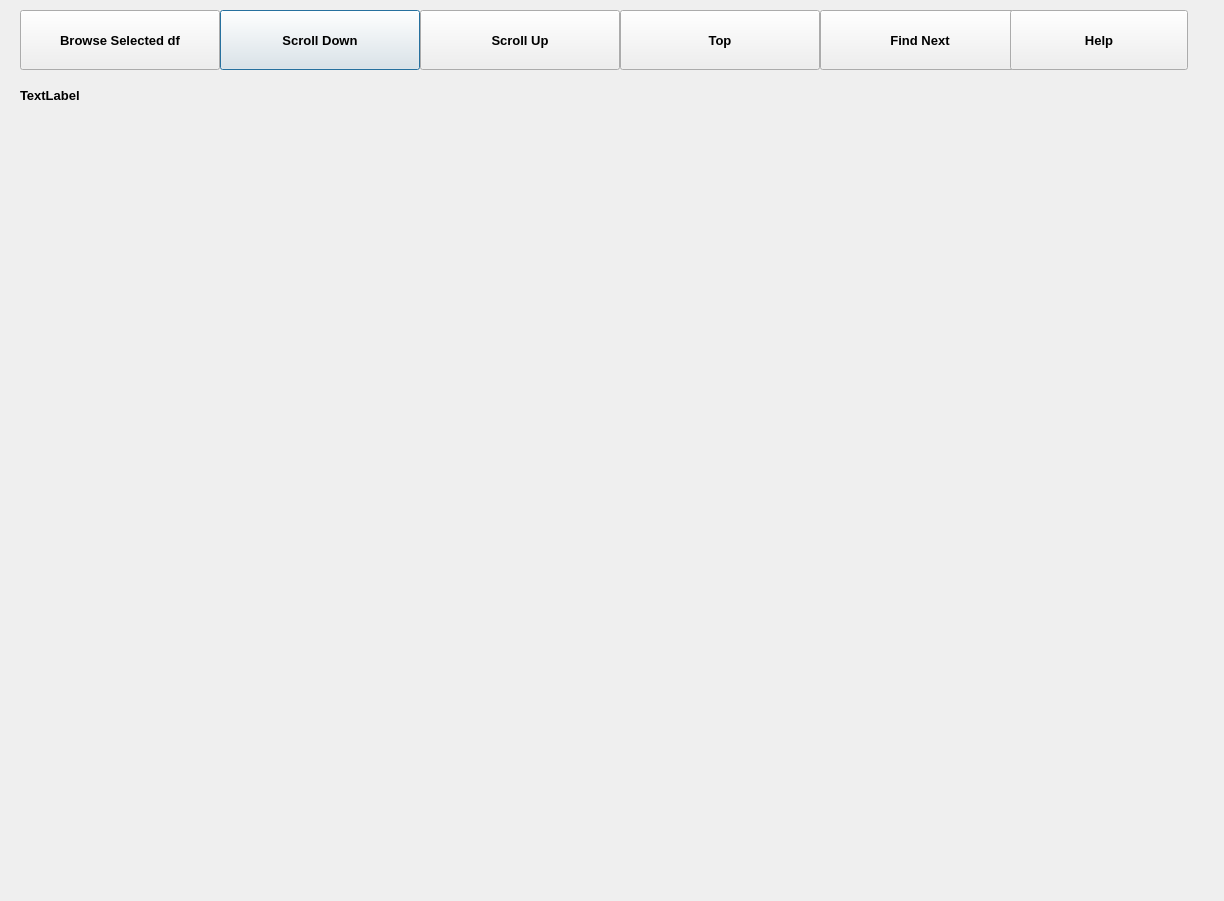
<?xml version="1.0" encoding="UTF-8"?>
<ui version="4.0">
 <class>Dialog</class>
 <widget class="QDialog" name="Dialog">
  <property name="geometry">
   <rect>
    <x>0</x>
    <y>0</y>
    <width>1224</width>
    <height>901</height>
   </rect>
  </property>
  <property name="font">
   <font>
    <family>Arial</family>
    <pointsize>10</pointsize>
    <weight>75</weight>
    <bold>true</bold>
   </font>
  </property>
  <property name="windowTitle">
   <string>Dialog</string>
  </property>
  <widget class="QPushButton" name="dfRowsScrollDownbutton">
   <property name="geometry">
    <rect>
     <x>220</x>
     <y>10</y>
     <width>200</width>
     <height>60</height>
    </rect>
   </property>
   <property name="text">
    <string>Scroll Down</string>
   </property>
  </widget>
  <widget class="QPushButton" name="dfRowsScrollUpbutton">
   <property name="geometry">
    <rect>
     <x>420</x>
     <y>10</y>
     <width>200</width>
     <height>60</height>
    </rect>
   </property>
   <property name="text">
    <string>Scroll Up</string>
   </property>
  </widget>
  <widget class="QPushButton" name="dfRowsTopbutton">
   <property name="geometry">
    <rect>
     <x>620</x>
     <y>10</y>
     <width>200</width>
     <height>60</height>
    </rect>
   </property>
   <property name="text">
    <string>Top</string>
   </property>
  </widget>
  <widget class="QPushButton" name="dfRowsFindNextbutton">
   <property name="geometry">
    <rect>
     <x>820</x>
     <y>10</y>
     <width>200</width>
     <height>60</height>
    </rect>
   </property>
   <property name="text">
    <string>Find Next</string>
   </property>
  </widget>
  <widget class="QPushButton" name="dfRowsHelpbutton">
   <property name="geometry">
    <rect>
     <x>1010</x>
     <y>10</y>
     <width>178</width>
     <height>60</height>
    </rect>
   </property>
   <property name="text">
    <string>Help</string>
   </property>
  </widget>
  <widget class="QLabel" name="dfRowsSplashScreen">
   <property name="geometry">
    <rect>
     <x>20</x>
     <y>70</y>
     <width>120</width>
     <height>50</height>
    </rect>
   </property>
   <property name="text">
    <string>TextLabel</string>
   </property>
  </widget>
  <widget class="QWidget" name="verticalLayoutWidget">
   <property name="geometry">
    <rect>
     <x>20</x>
     <y>150</y>
     <width>1171</width>
     <height>771</height>
    </rect>
   </property>
   <layout class="QVBoxLayout" name="dfRowsLayout">
    <property name="sizeConstraint">
     <enum>QLayout::SetNoConstraint</enum>
    </property>
   </layout>
  </widget>
  <widget class="QPushButton" name="dfRowsBrowsedfbutton">
   <property name="geometry">
    <rect>
     <x>20</x>
     <y>10</y>
     <width>200</width>
     <height>60</height>
    </rect>
   </property>
   <property name="text">
    <string>Browse Selected df</string>
   </property>
  </widget>
 </widget>
 <resources/>
 <connections/>
</ui>
